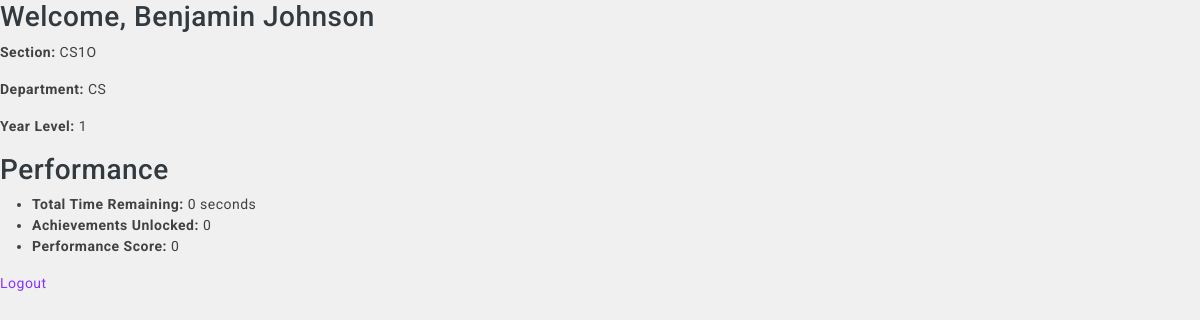
/student/dashboard/ (signed in), run on an earlier commit of the app's database.
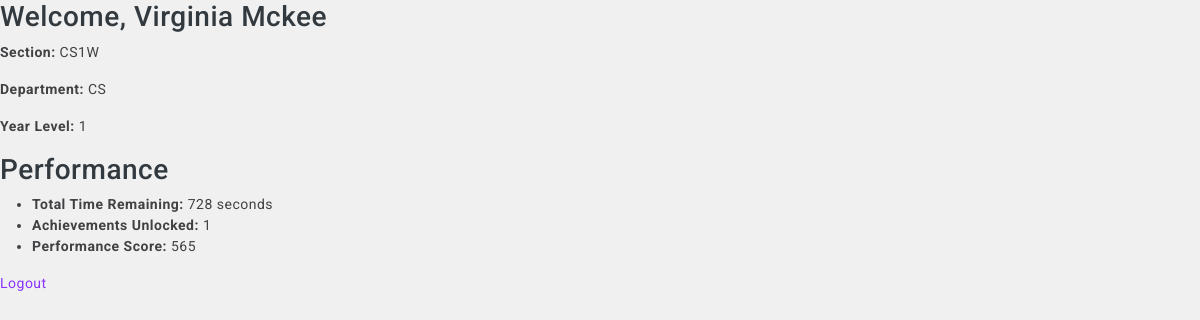
And on a later commit of the database.
### StudentManagementSystem/models/student.py (models this page shows, shortened)
class Student(models.Model):
    student_id = models.CharField(max_length=50, unique=True)  # unique username or ID
    first_name = models.CharField(max_length=150)
    last_name = models.CharField(max_length=150)
    date_of_birth = models.DateField(null=True, blank=True)
    password = models.CharField(max_length=128)  # should be hashed
    year_level = models.ForeignKey(YearLevel, on_delete=models.CASCADE, null=True, blank=True)
    section = models.ForeignKey(Section, on_delete=models.CASCADE, null=True, blank=True)
    role = models.CharField(
        max_length=20,
        choices=Role.choices,
        default=Role.STUDENT  # Default to 'Student' role
    )
    @property
    def full_section(self):
        if self.section:
            return f"{self.section.department.name}{self.section.year_level.year}{self.section.letter}"
        return "N/A"

### StudentManagementSystem/views/students/dashboard_students.py (the view)
def student_dashboard(request):
    student_id = request.session.get('user_id')
    if not student_id:
        return redirect('unified_login')
    try:
        student = Student.objects.get(id=student_id)
    except Student.DoesNotExist:
        return redirect('unified_login')
    performance = get_student_performance(student)
    return render(request, 'students/dashboard.html', {
        'student': student,
        'performance': performance,
    })

### StudentManagementSystem/templates/students/dashboard.html (shortened to what this page needs)
{% extends 'base.html' %}
{% block content %}
    {% include 'students/student_info.html' %}
    {% include 'students/student_performance.html' %}
    <p><a href="{% url 'unified_logout' %}">Logout</a></p>
{% endblock %}

### StudentManagementSystem/templates/students/student_info.html
{% block student_info %}
    <h3>Welcome, {{ student.first_name }} {{ student.last_name }}</h3>
    <p><strong>Section:</strong> {{ performance.section }}</p>
    <p><strong>Department:</strong> {{ performance.department }}</p>
    <p><strong>Year Level:</strong> {{ performance.year_level }}</p>
{% endblock %}

What changed in the data, as far as the page shows it:
changed Student: first_name "Benjamin" → "Virginia"; last_name "Johnson" → "Mckee"
Also different on the page:
{{ performance.section }}: "CS1O" → "CS1W"
{{ performance.total_time_remaining }}: "0" → "728"
{{ performance.achievements_unlocked }}: "0" → "1"
{{ performance.score }}: "0" → "565"
